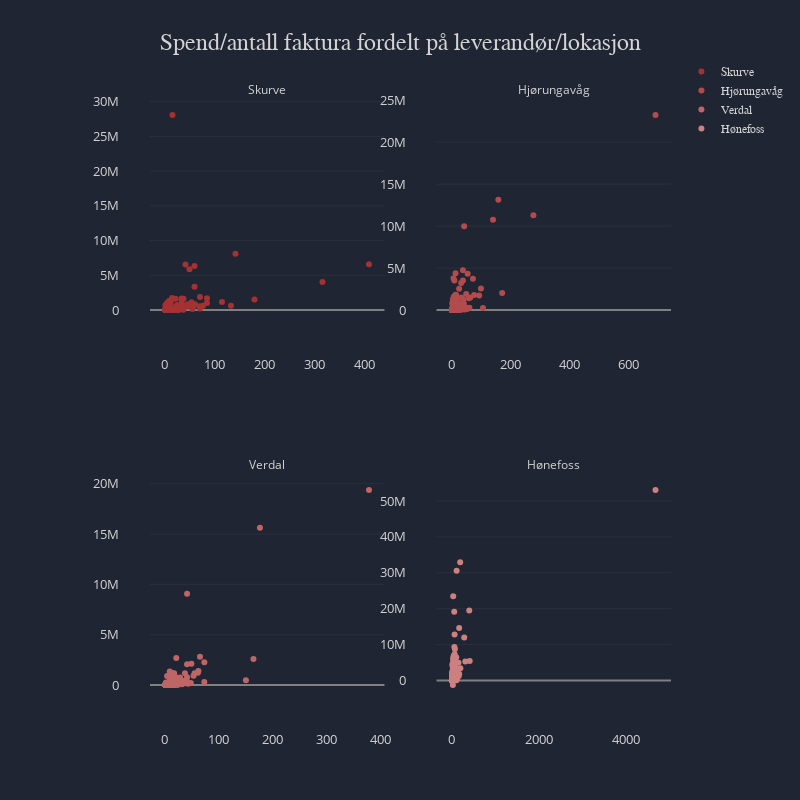

Write notebook code for a chart like this one.
### Code cell
data_dict = {}
for loc in ['Skurve', 'Hjørungavåg', 'Verdal', 'Hønefoss']:
    table = df.loc[df['Lokasjon'] == loc]
    table = table.groupby(['Partnerbeskrivelse']).agg(
                    spend=pd.NamedAgg(column='Sum', aggfunc='sum'),
                    ant_faktura=pd.NamedAgg(column='Bilagsnummer', aggfunc=pd.Series.nunique))
    data_dict.update({loc: {'y': table['spend'].values, 
                            'x': table['ant_faktura'].values,
                            'names': table.index}})

colors = chart.color_palette(color='darkred', palette_type='light', reverse=True, start_pos=2)
layout = chart.subplots_layout(title='Spend/antall faktura fordelt på leverandør/lokasjon',
                               height=800, width=800,
                              yaxis_title='Y-axis title',
                              xaxis_title='x-axis title',
                              color_palette=colors)


chart.scatter_subplots(data_dict, rows=2, cols=2, titles=list(data_dict.keys()), layout=layout)

### Figure 1 — Plotly figure (JSON) as saved in the notebook; plotly's stock layout.template omitted (floating-point values rounded to 4 significant figures; data arrays with more than 128 entries replaced by an {"elided": "..."} marker saying what was removed)
{"data": [{"mode": "markers", "name": "Skurve", "text": {"elided": "380 str values"}, "type": "scatter", "x": {"elided": "380 int values"}, "xaxis": "x", "y": {"elided": "380 float values"}, "yaxis": "y"}, {"mode": "markers", "name": "Hjørungavåg", "text": {"elided": "425 str values"}, "type": "scatter", "x": {"elided": "425 int values"}, "xaxis": "x2", "y": {"elided": "425 float values"}, "yaxis": "y2"}, {"mode": "markers", "name": "Verdal", "text": {"elided": "309 str values"}, "type": "scatter", "x": {"elided": "309 int values"}, "xaxis": "x3", "y": {"elided": "309 float values"}, "yaxis": "y3"}, {"mode": "markers", "name": "Hønefoss", "text": {"elided": "586 str values"}, "type": "scatter", "x": {"elided": "586 int values"}, "xaxis": "x4", "y": {"elided": "586 float values"}, "yaxis": "y4"}], "layout": {"annotations": [{"font": {"color": "lightgrey", "size": 12}, "showarrow": false, "text": "Skurve", "x": 0.225, "xanchor": "center", "xref": "paper", "y": 1, "yanchor": "bottom", "yref": "paper"}, {"font": {"color": "lightgrey", "size": 12}, "showarrow": false, "text": "Hjørungavåg", "x": 0.775, "xanchor": "center", "xref": "paper", "y": 1, "yanchor": "bottom", "yref": "paper"}, {"font": {"color": "lightgrey", "size": 12}, "showarrow": false, "text": "Verdal", "x": 0.225, "xanchor": "center", "xref": "paper", "y": 0.375, "yanchor": "bottom", "yref": "paper"}, {"font": {"color": "lightgrey", "size": 12}, "showarrow": false, "text": "Hønefoss", "x": 0.775, "xanchor": "center", "xref": "paper", "y": 0.375, "yanchor": "bottom", "yref": "paper"}], "autosize": false, "colorway": ["#a43232", "#b24c4c", "#be6666", "#cc8080", "#d89999", "#e6b3b3", "#f2cccc", "#ffe5e5"], "height": 800, "legend": {"bordercolor": "#202534", "borderwidth": 0, "font": {"color": "lightgrey", "family": "sans-serif", "size": 12}, "orientation": "v", "traceorder": "normal", "x": 1.02, "xanchor": "left", "y": 1, "yanchor": "middle"}, "margin": {"b": 100, "l": 150, "pad": 30, "r": 100, "t": 100}, "paper_bgcolor": "#202534", "plot_bgcolor": "#202534", "title": {"font": {"color": "lightgrey", "family": "sans-serif", "size": 24}, "text": "Spend/antall faktura fordelt på leverandør/lokasjon", "x": 0.5}, "width": 800, "xaxis": {"anchor": "y", "autorange": true, "color": "lightgrey", "domain": [0, 0.45], "dtick": 1, "gridcolor": "#343846", "gridwidth": 0.5, "showgrid": false, "showline": false, "showticklabels": true, "tickfont": {"color": "lightgrey", "size": 13}, "tickformat": "", "tickmode": "auto", "title": {"text": ""}, "type": "-", "zeroline": false, "zerolinecolor": "grey"}, "xaxis2": {"anchor": "y2", "autorange": true, "color": "lightgrey", "domain": [0.55, 1], "dtick": 1, "gridcolor": "#343846", "gridwidth": 0.5, "showgrid": false, "showline": false, "showticklabels": true, "tickfont": {"color": "lightgrey", "size": 13}, "tickformat": "", "tickmode": "auto", "title": {"font": {"color": "lightgrey", "family": "sans-serif", "size": 18}, "text": ""}, "type": "-", "zeroline": false, "zerolinecolor": "grey"}, "xaxis3": {"anchor": "y3", "autorange": true, "color": "lightgrey", "domain": [0, 0.45], "dtick": 1, "gridcolor": "#343846", "gridwidth": 0.5, "showgrid": false, "showline": false, "showticklabels": true, "tickfont": {"color": "lightgrey", "size": 13}, "tickformat": "", "tickmode": "auto", "title": {"font": {"color": "lightgrey", "family": "sans-serif", "size": 18}, "text": ""}, "type": "-", "zeroline": false, "zerolinecolor": "grey"}, "xaxis4": {"anchor": "y4", "autorange": true, "color": "lightgrey", "domain": [0.55, 1], "dtick": 1, "gridcolor": "#343846", "gridwidth": 0.5, "showgrid": false, "showline": false, "showticklabels": true, "tickfont": {"color": "lightgrey", "size": 13}, "tickformat": "", "tickmode": "auto", "title": {"font": {"color": "lightgrey", "family": "sans-serif", "size": 18}, "text": ""}, "type": "-", "zeroline": false, "zerolinecolor": "grey"}, "yaxis": {"anchor": "x", "autorange": true, "color": "lightgrey", "domain": [0.625, 1], "dtick": 1, "gridcolor": "#343846", "gridwidth": 0.5, "showgrid": true, "showline": false, "showticklabels": true, "tickfont": {"color": "lightgrey", "size": 13}, "tickformat": "", "tickmode": "auto", "ticks": "", "title": {"text": ""}, "type": "-", "zeroline": true, "zerolinecolor": "grey"}, "yaxis2": {"anchor": "x2", "autorange": true, "color": "lightgrey", "domain": [0.625, 1], "dtick": 1, "gridcolor": "#343846", "gridwidth": 0.5, "showgrid": true, "showline": false, "showticklabels": true, "tickfont": {"color": "lightgrey", "size": 13}, "tickformat": "", "tickmode": "auto", "ticks": "", "title": {"font": {"color": "lightgrey", "family": "sans-serif", "size": 18}, "text": ""}, "type": "-", "zeroline": true, "zerolinecolor": "grey"}, "yaxis3": {"anchor": "x3", "autorange": true, "color": "lightgrey", "domain": [0, 0.375], "dtick": 1, "gridcolor": "#343846", "gridwidth": 0.5, "showgrid": true, "showline": false, "showticklabels": true, "tickfont": {"color": "lightgrey", "size": 13}, "tickformat": "", "tickmode": "auto", "ticks": "", "title": {"font": {"color": "lightgrey", "family": "sans-serif", "size": 18}, "text": ""}, "type": "-", "zeroline": true, "zerolinecolor": "grey"}, "yaxis4": {"anchor": "x4", "autorange": true, "color": "lightgrey", "domain": [0, 0.375], "dtick": 1, "gridcolor": "#343846", "gridwidth": 0.5, "showgrid": true, "showline": false, "showticklabels": true, "tickfont": {"color": "lightgrey", "size": 13}, "tickformat": "", "tickmode": "auto", "ticks": "", "title": {"font": {"color": "lightgrey", "family": "sans-serif", "size": 18}, "text": ""}, "type": "-", "zeroline": true, "zerolinecolor": "grey"}}}
